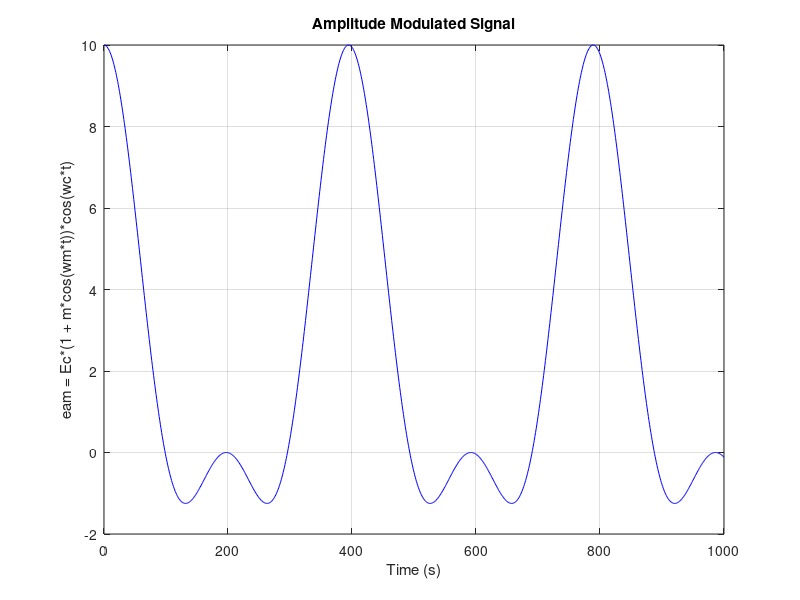
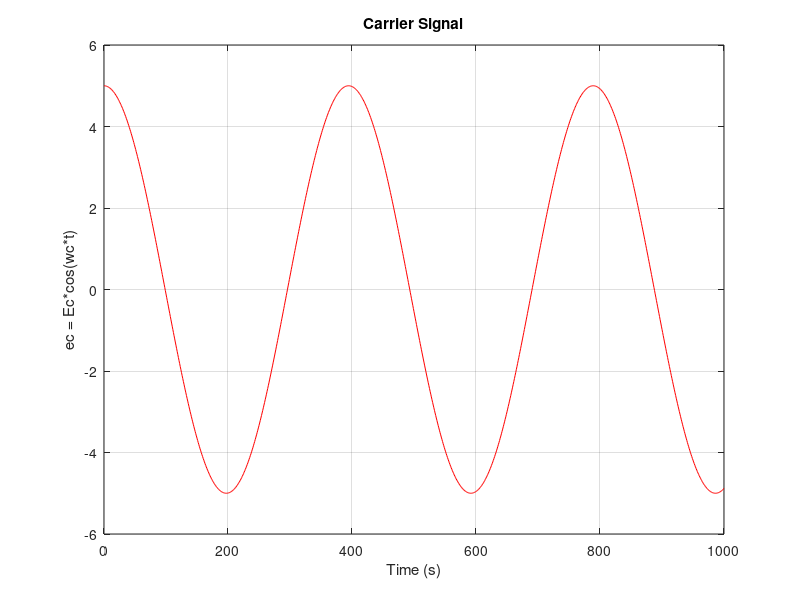
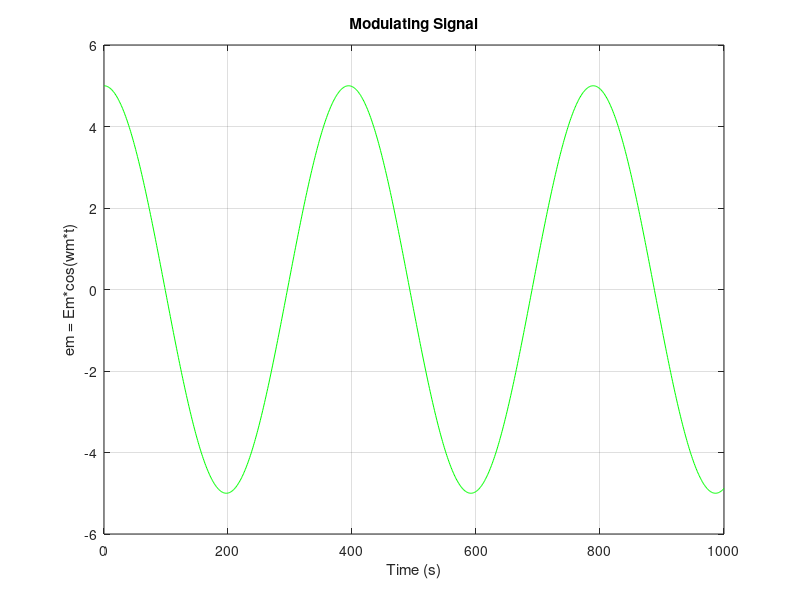

Recreate these plots in MATLAB, in order.
pi = 3.14;

Ec = input('Enter the carrier signal amplitude (Ec): ');
Em = input('Enter the message signal amplitude (Em): ');
fc = input('Enter the carrier signal frequency (fc) in Hz: ');
fm = input('Enter the message signal frequency (fm) in Hz: ');

wc = 2 * pi * fc;
wm = 2 * pi * fm;

t = 0:1000;  
m = Em / Ec;

ec = Ec * cos(wc * t);
em = Em * cos(wm * t);
eam = Ec * (1 + (m * cos(wm * t))) .* cos(wc * t);

figure;
plot(t, eam, 'b');
title('Amplitude Modulated Signal');
xlabel('Time (s)');
ylabel('eam = Ec*(1 + m*cos(wm*t))*cos(wc*t)');
grid on;

figure;
plot(t, ec, 'r');
title('Carrier Signal');
xlabel('Time (s)');
ylabel('ec = Ec*cos(wc*t)');
grid on;

figure;
plot(t, em, 'g');
title('Modulating Signal');
xlabel('Time (s)');
ylabel('em = Em*cos(wm*t)');
grid on;
